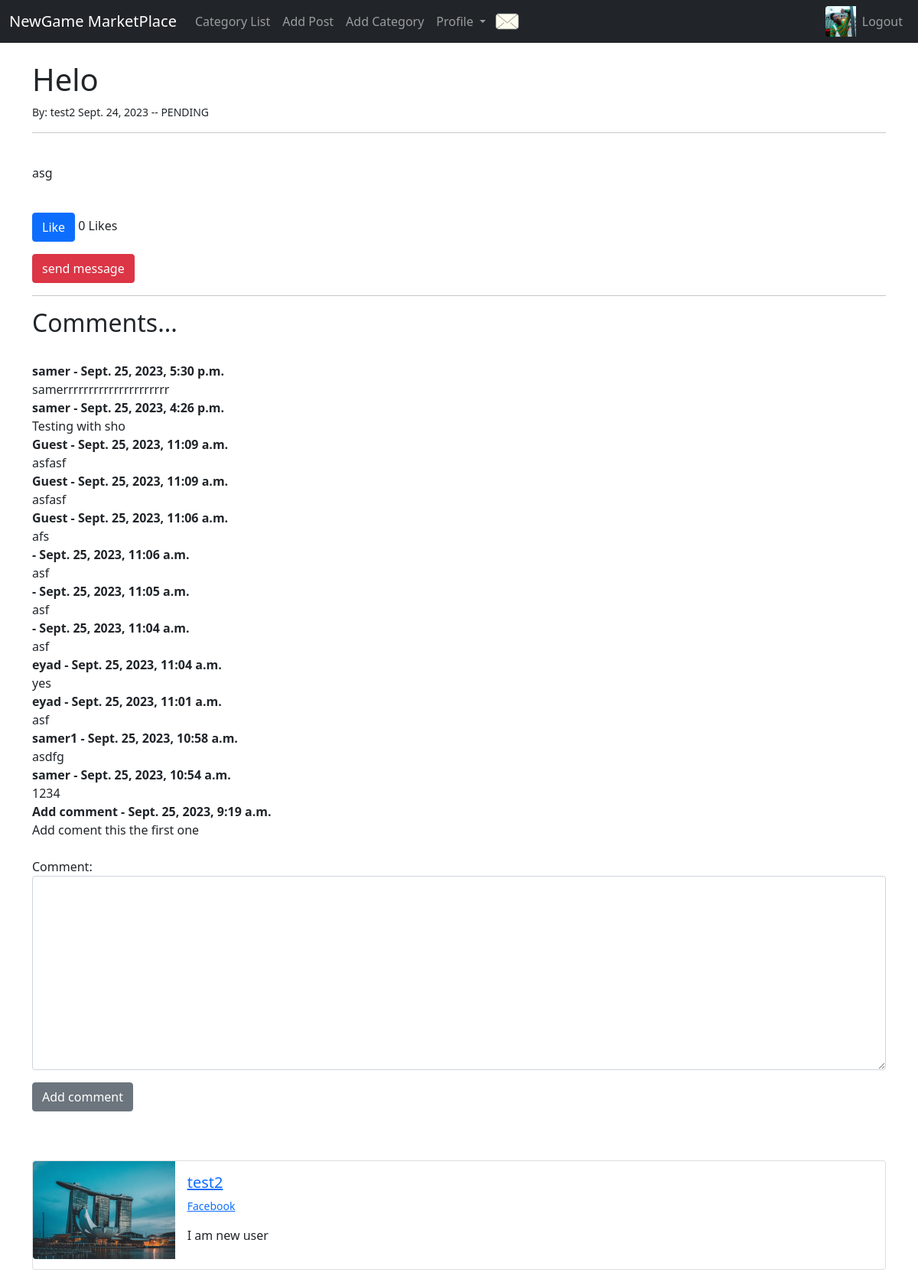
The app's page /article/17 (signed in) with its own data.
### theblog/models.py (models this page shows, shortened)
class Profile(models.Model):
    user = models.OneToOneField(User, null=True, on_delete=models.CASCADE)
    bio = models.TextField()
    profile_pic = models.ImageField(null=True, blank=True, upload_to="images/profile/")
    facebook_url = models.CharField(max_length=255, blank=True, null=True)
    has_new_messages = models.BooleanField(default=False)

class Post(models.Model):
    STATUS_CHOICES = [
        ("PENDING", "PENDING"),
        ("SOLD", "SOLD"),
    ]
    title = models.CharField(max_length=255)
    header_image = models.ImageField(null=True, blank=True, upload_to="images/")
    title_tag = models.CharField(max_length=255)
    author = models.ForeignKey(User, on_delete=models.CASCADE)
    body = RichTextField(blank=True, null=True)
    post_date = models.DateField(auto_now_add=True)
    category = models.CharField(max_length=255, default='coding')
    likes = models.ManyToManyField(User, related_name="blog_posts")
    status = models.CharField(max_length=20, choices=STATUS_CHOICES, default="PENDING")
    def total_likes(self):
        return self.likes.count()

class Comment(models.Model):
    post = models.ForeignKey(Post, related_name='comments', on_delete=models.CASCADE)
    name = models.CharField(max_length=255)
    comment = models.TextField()
    date_added = models.DateTimeField(auto_now_add=True)

### theblog/views.py (the view, shortened to what this page needs)
# urls.py: path('article/<int:pk>',ArticleDetailView.as_view(), name='article-detail'),
class ArticleDetailView(DetailView,CreateView):
    model = Post
    template_name = 'article_details.html'
    form_class = CommentForm
    def get_context_data(self, *args, **kwargs):
        context = super(ArticleDetailView, self).get_context_data(*args, **kwargs)
        stuff = get_object_or_404(Post,id=self.kwargs['pk'])
        total_likes = stuff.total_likes()
        liked = False
        if stuff.likes.filter(id=self.request.user.id).exists():
            liked = True
        context["total_likes"] = total_likes
        context['liked'] = liked
        context['comments'] = stuff.comments.all().order_by('-date_added')
        return context

### theblog/forms.py
class CommentForm(forms.ModelForm):
    class Meta:
        model = Comment
        fields = ('comment',)
        widgets = {
            'comment': forms.Textarea(attrs={'class': 'form-control'}),}

### theblog/templates/article_details.html (shortened to what this page needs)
{% extends 'base.html' %}
{% load static %}
{% block content %}
    <h1>{{post.title}}</h1>
    <small> By: {{post.author}} {{post.post_date}} -- {{post.status}}</small>
    <hr>
    <br/>
    {{post.body|safe}}
    <br/>
    {% if user.is_authenticated%}
        <form action ="{% url 'like_post' post.pk %}" method="POST">
            {% if liked%}
                <button type="submit"  name = 'post_id'  value="{{ post.id }}" class ="btn btn-danger"> UnLike </button>
            {% else %}
                <button type="submit" name = 'post_id'  value="{{ post.id }}" class ="btn btn-primary"> Like </button>
            {% endif %}
            {{total_likes}} Likes
        </form>
        <a href ="{% url 'send_message' post.pk %}"  class ="btn btn-danger"> send message </a>
    {% else %}
    <small>  <a href="{% url 'login'%}"> Login</a> to like </small> -------- <small> number of likes {{total_likes}}  </small>
    {% endif %}
<hr>
<h2>Comments...</h2>
  <br/>
    {% for comment in comments %}
    <strong>{{comment.name}} - {{comment.date_added}}</strong>
    <br>
    {{comment.comment}}
    <br>
    {% endfor %}
<br/>
    <div class = "form-group" >
    <form method="POST" enctype ="multipart/form-data">
        {{ form.as_p }}
        <button class="btn btn-secondary">Add comment</button>
    </form>
    </div>
<br/><br/>
<div class="card mb-3" >
  <div class="row g-0">
    <div class="col-md-2">
        {% if post.author.profile.profile_pic %}
          <img src="{{ post.author.profile.profile_pic.url }}" class="img-fluid rounded-start" >
        {% else %}
          <img src="{% static 'theblog/images/default.jpg' %}" class="img-fluid rounded-start">
        {% endif %}
    </div>
    <div class="col-md-10">
      <div class="card-body">
        <h5 class="card-title">
            {% if post.author.profile.id %}
                <a href="{% url 'show_profile_page' post.author.profile.id %}">{{post.author}} </a></h5>
                <p class ="small text-muted">
                <a href="{{post.author.profile.facebook_url}}"> Facebook </a>
                <p class="card-text">{{post.author.profile.bio}}</p>
              {% else %}
          <h5>{{post.author}} </h5>
          {% endif %}
          </p>
      </div>
    </div>
  </div>
</div>
{% endblock %}

### theblog/templates/base.html (shortened to what this page needs)
{% load static %}
<html lang="en">
  <head>
        <link rel="stylesheet"
          type="text/css"
          href="{% static 'home/css/bootstrap.css' %}"/>
  </head>
  <body>
  </body>
</html>
  <body>
    <nav class="navbar navbar-expand-lg navbar-dark bg-dark">
      <div class="container-fluid">
          <a class="navbar-brand" href="{% url 'home' %}">NewGame MarketPlace</a>
          <div class="collapse navbar-collapse" id="navbarSupportedContent">
              <ul class="navbar-nav w-100 mb-2 mb-lg-0">
                  {% if cat_menu %}
                      <li class="nav-item dropdown">
                          <a class="nav-link dropdown-toggle" href="#" id="navbarDropdown" role="button" data-bs-toggle="dropdown" aria-expanded="false">
                              Categories
                          </a>
                          <ul class="dropdown-menu" aria-labelledby="navbarDropdown">
                              {% for item in cat_menu %}
                                  <li><a class="dropdown-item" href="{% url 'category' item|slugify %}">{{ item }}</a></li>
                              {% endfor %}
                          </ul>
                      </li>
                  {% else %}
                      <li class="nav-item">
                          <a class="nav-link" href="{% url 'category-list' %}">Category List</a>
                      </li>
                  {% endif %}
                  {% if user.is_authenticated %}
                      <li class="nav-item">
                          <a class="nav-link" href="{% url 'add_post' %}">Add Post</a>
                      </li>
                      <li class="nav-item">
                          <a class="nav-link" href="{% url 'add_category' %}">Add Category</a>
                      </li>
                      <li class="nav-item dropdown">
                          <a class="nav-link dropdown-toggle" href="#" id="EditProfileDropDown" role="button" data-bs-toggle="dropdown" aria-expanded="false">
                              Profile
                          </a>
                      </li>
                  {% if user.profile.has_new_messages %}
                      <li class="nav-item ms-0">
                          <a href="{% url 'message_detail' user.id %}"> <img src="{% static 'theblog/images/message.png' %}" class="img-fluid rounded-start" width="40" height="40" ></a>
                      </li>
                    {% else %}
                        <li class="nav-item ms-0">
                          <a href="{% url 'message_detail' user.id %}"> <img src="{% static 'theblog/images/no message.png' %}" class="img-fluid rounded-start" width="40" height="40" ></a>
                      </li>
                    {% endif %}
                  {% if user.profile.profile_pic %}
                      <li class="nav-item ms-auto">
                          <img src="{{ user.profile.profile_pic.url }}" class="img-fluid rounded-start" width="40" height="40"></a>
                      </li>
                    {% else %}
                      <li class="nav-item ms-auto">
                          <img src="{% static 'theblog/images/default.jpg' %}" class="img-fluid rounded-start" width="40" height="40"></a>
                      </li>
                    {% endif %}
                      <li class="nav-item">
                          <a class="nav-link" href="{% url 'logout' %}">Logout</a>
                      </li>
                  {% endif %}
              </ul>
          </div>
      </div>
  </nav>
  <br/>
    <div class ="container">
        {% block content %}
        {% endblock %}
    </div>
  </body>
</html>

### records on screen
Post: title "Helo", author "test2", post_date "Sept. 24, 2023", status "PENDING", body "asg", author.profile.profile_pic (picture), author.profile.bio "I am new user"
Comment: name "samer", date_added "Sept. 25, 2023, 5:30 p.m.", comment "samerrrrrrrrrrrrrrrrrrrrr"
Comment: name "samer", date_added "Sept. 25, 2023, 4:26 p.m.", comment "Testing with sho"
Comment: name "Guest", date_added "Sept. 25, 2023, 11:09 a.m.", comment "asfasf"
Comment: name "Guest", date_added "Sept. 25, 2023, 11:09 a.m.", comment "asfasf"
Comment: name "Guest", date_added "Sept. 25, 2023, 11:06 a.m.", comment "afs"
Comment: date_added "Sept. 25, 2023, 11:06 a.m.", comment "asf"
Comment: date_added "Sept. 25, 2023, 11:05 a.m.", comment "asf"
Comment: date_added "Sept. 25, 2023, 11:04 a.m.", comment "asf"
Comment: name "eyad", date_added "Sept. 25, 2023, 11:04 a.m.", comment "yes"
Comment: name "eyad", date_added "Sept. 25, 2023, 11:01 a.m.", comment "asf"
Comment: name "samer1", date_added "Sept. 25, 2023, 10:58 a.m.", comment "asdfg"
Comment: name "samer", date_added "Sept. 25, 2023, 10:54 a.m.", comment "1234"
Comment: name "Add comment", date_added "Sept. 25, 2023, 9:19 a.m.", comment "Add coment this the first one"

### other values on screen
{{ total_likes }} "0"
